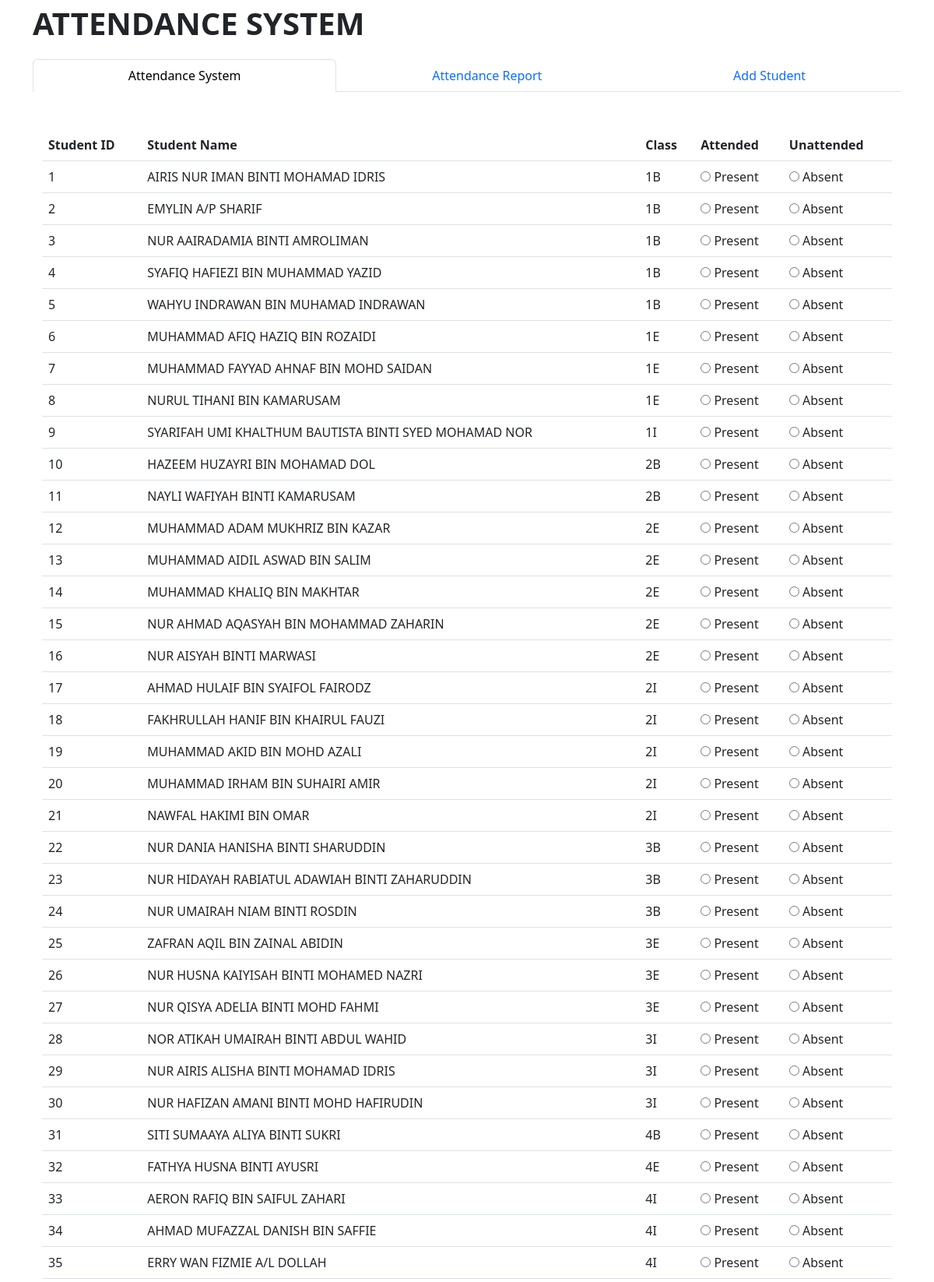
The page / (upper part) on the database its author committed.
### tables this page shows
CREATE TABLE `students` (
  `student_id` int(11) NOT NULL,
  `student_name` varchar(255) NOT NULL,
  `class_id` int(11) DEFAULT NULL,
  `class_name` varchar(255) DEFAULT NULL
);

### index.php (the view, shortened to what this page needs)
<?php
$servername = "localhost";
$username = "root";
$password = "";
$database = "attendance_db";
$conn = new mysqli($servername, $username, $password, $database);
?>
<!DOCTYPE html>
<html>
<head>
    <link href="https://cdn.jsdelivr.net/npm/bootstrap@5.3.0/dist/css/bootstrap.min.css" rel="stylesheet">
</head>
<body>
    <div class="container-sm">
    <p class="fs-1 fw-bold">ATTENDANCE SYSTEM</p>
    <ul class="nav nav-tabs nav-fill mb-5">
        <li class="nav-item">
            <a class="nav-link active" aria-current="page" href="index.php">Attendance System</a>
        </li>
        <li class="nav-item">
            <a class="nav-link" href="attendance_report.php">Attendance Report</a>
        </li>
        <li class="nav-item">
            <a class="nav-link" href="add_student.php">Add Student</a>
        </li>
    </ul>
    <form method="post" action="index.php">
    <div class="container">
    <table class="table table-hover">
        <thead>
            <tr>
                <th>Student ID</th>
                <th>Student Name</th>
                <th>Class</th>
                <th>Attended</th>
                <th>Unattended</th>
            </tr>
        </thead>
            <?php
            $studentsQuery = "SELECT * FROM students";
            $result = $conn->query($studentsQuery);
            if ($result === FALSE) {
                echo "Error executing query: " . $conn->error;
            } elseif ($result->num_rows > 0) {
                while ($row = $result->fetch_assoc()) {
                    echo "<tr>";
                    echo "<td>" . $row["student_id"] . "</td>";
                    echo "<td>" . $row["student_name"] . "</td>";
                    echo "<td>" . $row["class_name"] . "</td>";
                    echo "<td>";
                    echo "<input type='radio' name='attendance[" . $row["student_id"] . "]' value='1'> Present";
                    echo "</td>";
                    echo "<td>";
                    echo "<input type='radio' name='attendance[" . $row["student_id"] . "]' value='0'> Absent";
                    echo "</td>";
                    echo "</tr>";
                }
            } else {
                echo "<tr><td colspan='4'>No students found. Please add students.</td></tr>";
            }
            ?>
        </table>
    </div>
        <br>
    </form>
   </div>
</body>
</html>

### rows shown on the page
students: student_id "1", student_name "AIRIS NUR IMAN BINTI MOHAMAD IDRIS", class_name "1B"
students: student_id "2", student_name "EMYLIN A/P SHARIF", class_name "1B"
students: student_id "3", student_name "NUR AAIRADAMIA BINTI AMROLIMAN", class_name "1B"
students: student_id "4", student_name "SYAFIQ HAFIEZI BIN MUHAMMAD YAZID", class_name "1B"
students: student_id "5", student_name "WAHYU INDRAWAN BIN MUHAMAD INDRAWAN", class_name "1B"
students: student_id "6", student_name "MUHAMMAD AFIQ HAZIQ BIN ROZAIDI", class_name "1E"
students: student_id "7", student_name "MUHAMMAD FAYYAD AHNAF BIN MOHD SAIDAN", class_name "1E"
students: student_id "8", student_name "NURUL TIHANI BIN KAMARUSAM", class_name "1E"
students: student_id "9", student_name "SYARIFAH UMI KHALTHUM BAUTISTA BINTI SYED MOHAMAD NOR", class_name "1I"
students: student_id "10", student_name "HAZEEM HUZAYRI BIN MOHAMAD DOL", class_name "2B"
students: student_id "11", student_name "NAYLI WAFIYAH BINTI KAMARUSAM", class_name "2B"
students: student_id "12", student_name "MUHAMMAD ADAM MUKHRIZ BIN KAZAR", class_name "2E"
students: student_id "13", student_name "MUHAMMAD AIDIL ASWAD BIN SALIM", class_name "2E"
students: student_id "14", student_name "MUHAMMAD KHALIQ BIN MAKHTAR", class_name "2E"
students: student_id "15", student_name "NUR AHMAD AQASYAH BIN MOHAMMAD ZAHARIN", class_name "2E"
students: student_id "16", student_name "NUR AISYAH BINTI MARWASI", class_name "2E"
students: student_id "17", student_name "AHMAD HULAIF BIN SYAIFOL FAIRODZ", class_name "2I"
students: student_id "18", student_name "FAKHRULLAH HANIF BIN KHAIRUL FAUZI", class_name "2I"
students: student_id "19", student_name "MUHAMMAD AKID BIN MOHD AZALI", class_name "2I"
students: student_id "20", student_name "MUHAMMAD IRHAM BIN SUHAIRI AMIR", class_name "2I"
students: student_id "21", student_name "NAWFAL HAKIMI BIN OMAR", class_name "2I"
students: student_id "22", student_name "NUR DANIA HANISHA BINTI SHARUDDIN", class_name "3B"
students: student_id "23", student_name "NUR HIDAYAH RABIATUL ADAWIAH BINTI ZAHARUDDIN", class_name "3B"
students: student_id "24", student_name "NUR UMAIRAH NIAM BINTI ROSDIN", class_name "3B"
students: student_id "25", student_name "ZAFRAN AQIL BIN ZAINAL ABIDIN", class_name "3E"
students: student_id "26", student_name "NUR HUSNA KAIYISAH BINTI MOHAMED NAZRI", class_name "3E"
students: student_id "27", student_name "NUR QISYA ADELIA BINTI MOHD FAHMI", class_name "3E"
students: student_id "28", student_name "NOR ATIKAH UMAIRAH BINTI ABDUL WAHID", class_name "3I"
students: student_id "29", student_name "NUR AIRIS ALISHA BINTI MOHAMAD IDRIS", class_name "3I"
students: student_id "30", student_name "NUR HAFIZAN AMANI BINTI MOHD HAFIRUDIN", class_name "3I"
students: student_id "31", student_name "SITI SUMAAYA ALIYA BINTI SUKRI", class_name "4B"
students: student_id "32", student_name "FATHYA HUSNA BINTI AYUSRI", class_name "4E"
students: student_id "33", student_name "AERON RAFIQ BIN SAIFUL ZAHARI", class_name "4I"
students: student_id "34", student_name "AHMAD MUFAZZAL DANISH BIN SAFFIE", class_name "4I"
students: student_id "35", student_name "ERRY WAN FIZMIE A/L DOLLAH", class_name "4I"
